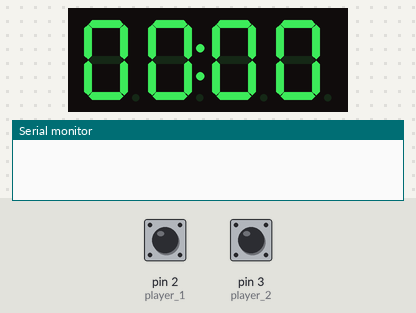
The sketch below on a simulated Arduino Uno, built with avr-gcc and run on an emulated ATmega328P. On the bench: 4-digit seven-segment display, the last lines printed to the serial monitor. The test bench sets the inputs (shaded band); at power-on: pin 2 (player_1) HIGH, pin 3 (player_2) HIGH.

Above: at 1.2 s.
1.3 s: pin 2 (player_1) pulled LOW for 0.15 s
At 2.9 s:
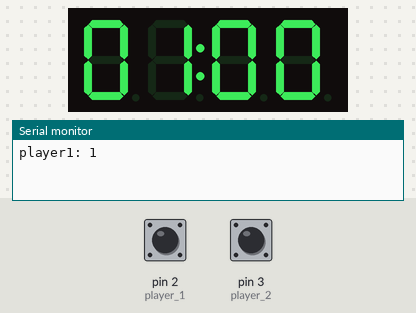
3.3 s: pin 3 (player_2) pulled LOW for 0.15 s
At 4.4 s:
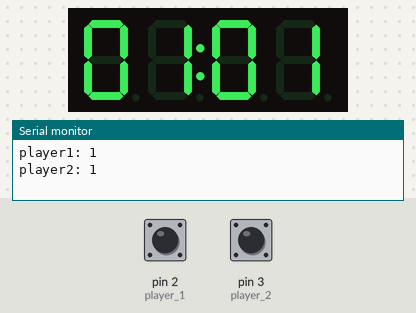
5.3 s: pin 2 (player_1) pulled LOW for 1 s
At 7.4 s:
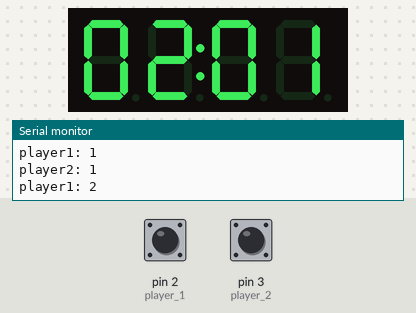
7.8 s: pin 3 (player_2) pulled LOW for 1 s
At 9.3 s:
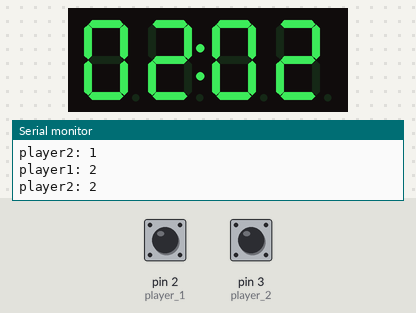
Timing chart, 0 to 10.8 s (numbered marks = the images above; inputs shaded):
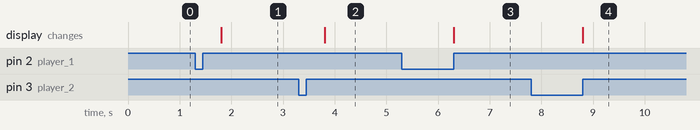

The sketch:

PingPongTracker.ino
```cpp
#include <Wire.h>
#include <Adafruit_GFX.h>
#include <Adafruit_LEDBackpack.h>

int score1=0;
int score2=0;
int b1State;
int b2State;
int lastP1;
int lastP2;
bool start = false;
int count = 0;


unsigned long elapsed= 0;
unsigned long firstClick1= 0;
unsigned long firstClick2= 0;


const int interval = 2000;
const int delayClick = 500;
Adafruit_7segment display = Adafruit_7segment();

void setup() {
  Serial.begin(9600);
display.begin(0x70);

  pinMode(2,INPUT_PULLUP); //player 1
  pinMode(3, INPUT_PULLUP); //player 2
}

void loop() {
  display.setBrightness(9);
  display.drawColon(true);

  // always write both digits so a leftover tens digit can't stick (e.g. 10 -> 9 showing 19)
  display.writeDigitNum(0,score1/10);
  display.writeDigitNum(1,score1%10);

  display.writeDigitNum(3,score2/10);
  display.writeDigitNum(4,score2%10);
  display.writeDisplay();


  b1State= digitalRead(2);
  b2State= digitalRead(3);
  unsigned long curTime= millis();

    if (b1State== LOW and b1State != lastP1){
       if (!firstClick1){
      firstClick1 = millis();
    }
    else if(curTime- firstClick1 <=delayClick){
        if(score1 <=0){
        score1= 0;
        }else{
        score1--;

        Serial.print("player1: ");
        Serial.println(score1);
        }
        firstClick1 = 0;


    }
    else{
        firstClick1= 0;
    }
    }
    if( firstClick1 and curTime -firstClick1 > delayClick){

    if (b1State!= LOW){
      score1++;
      firstClick1= 0;

    Serial.print("player1: ");
    Serial.println(score1);

      }

    }


  if (b2State== LOW and b2State != lastP2){
       if (!firstClick2){
      firstClick2 = millis();
    }
    else if(curTime- firstClick2 <=delayClick){
        if(score2 <=0){
        score2= 0;
        }else{
        score2--;

        Serial.print("player2: ");
        Serial.println(score2);
        }
        firstClick2 = 0;


    }
    else{
        firstClick2= 0;
    }
    }
    if( firstClick2 and curTime -firstClick2 > delayClick){

    if (b2State!= LOW){
      score2++;

      firstClick2= 0;
    Serial.print("player2: ");
    Serial.println(score2);

      }

    }


  if (b1State==LOW and b2State==LOW and start == false){
    start= true;
    if (!elapsed){
      elapsed = millis();
    }
  }
  else if (b1State==LOW and b2State==LOW and start == true){
      if (curTime- elapsed >= interval){
        score1= 0;
        score2=0;
        elapsed= 0;
        start = false;

        firstClick1 = 0;
        firstClick2 = 0;

      }
    }
  else if( b1State == HIGH or b2State == HIGH){
      start= false;
      elapsed= 0;

  }


  lastP1= b1State;
  lastP2=b2State;

}
```

Measured:
- after the input at 1.3 s, the display: changes after 0.51 s (image 1)
- after the input at 3.3 s, the display: changes after 0.51 s (image 2)
- after the input at 5.3 s, the display: changes after 1.0 s (image 3)
- after the input at 7.8 s, the display: changes after 1.0 s (image 4)
